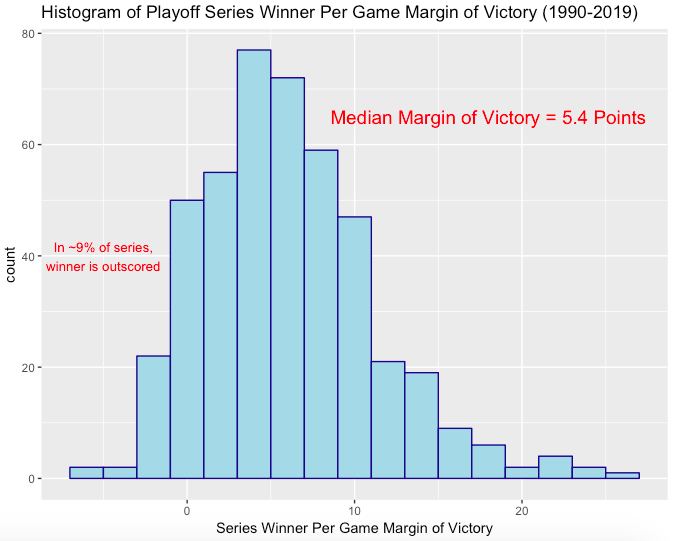

Here is the R script that generated this plot:
#Plot a histogram of playoff series margin of victory:

y <- read.csv('https://raw.githubusercontent.com/tvbassine/playoff_series_1990_2019/master/playoff_series_1990_2019.csv',
              stringsAsFactors = F)

library(ggplot2)
ggplot(y, aes(x=winner_margin))+
  geom_histogram(color="darkblue", fill="lightblue", binwidth = 2) +
  labs(x = "Series Winner Per Game Margin of Victory", title = 'Histogram of Playoff Series Winner Per Game Margin of Victory (1990-2019)') +
  annotate("text", label = "Median Margin of Victory = 5.4 Points", x = 18, y = 65, size = 5, colour = "red") +
  annotate("text", label = "In ~9% of series,\nwinner is outscored", x = -5, y = 40, size = 3.5, colour = "red") 
